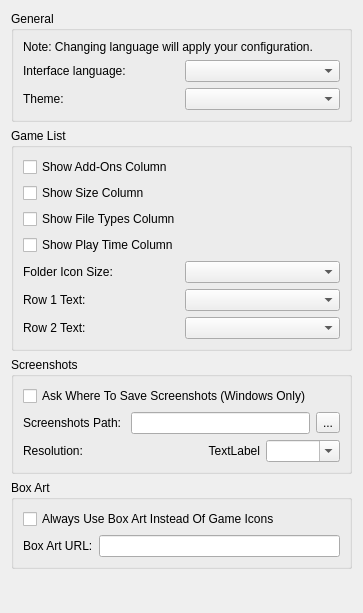
<?xml version="1.0" encoding="UTF-8"?>
<ui version="4.0">
 <class>ConfigureUi</class>
 <widget class="QWidget" name="ConfigureUi">
  <property name="geometry">
   <rect>
    <x>0</x>
    <y>0</y>
    <width>363</width>
    <height>613</height>
   </rect>
  </property>
  <property name="windowTitle">
   <string>Form</string>
  </property>
  <property name="accessibleName">
   <string>UI</string>
  </property>
  <layout class="QVBoxLayout" name="verticalLayout">
   <item>
    <widget class="QGroupBox" name="general_groupBox">
     <property name="title">
      <string>General</string>
     </property>
     <layout class="QHBoxLayout" name="horizontalLayout">
      <item>
       <layout class="QVBoxLayout" name="verticalLayout_2">
        <item>
         <widget class="QLabel" name="label_change_language_info">
          <property name="text">
           <string>Note: Changing language will apply your configuration.</string>
          </property>
          <property name="wordWrap">
           <bool>true</bool>
          </property>
         </widget>
        </item>
        <item>
         <layout class="QHBoxLayout" name="horizontalLayout_2">
          <item>
           <widget class="QLabel" name="language_label">
            <property name="text">
             <string>Interface language:</string>
            </property>
           </widget>
          </item>
          <item>
           <widget class="QComboBox" name="language_combobox"/>
          </item>
         </layout>
        </item>
        <item>
         <layout class="QHBoxLayout" name="horizontalLayout_3">
          <item>
           <widget class="QLabel" name="theme_label">
            <property name="text">
             <string>Theme:</string>
            </property>
           </widget>
          </item>
          <item>
           <widget class="QComboBox" name="theme_combobox"/>
          </item>
         </layout>
        </item>
       </layout>
      </item>
     </layout>
    </widget>
   </item>
   <item>
    <widget class="QGroupBox" name="GameListGroupBox">
     <property name="title">
      <string>Game List</string>
     </property>
     <layout class="QHBoxLayout" name="GameListHorizontalLayout">
      <item>
       <layout class="QVBoxLayout" name="GeneralVerticalLayout">
        <item>
         <widget class="QCheckBox" name="show_add_ons">
          <property name="text">
           <string>Show Add-Ons Column</string>
          </property>
         </widget>
        </item>
        <item>
         <widget class="QCheckBox" name="show_size">
          <property name="text">
           <string>Show Size Column</string>
          </property>
         </widget>
        </item>
        <item>
         <widget class="QCheckBox" name="show_types">
          <property name="text">
           <string>Show File Types Column</string>
          </property>
         </widget>
        </item>
        <item>
         <widget class="QCheckBox" name="show_play_time">
          <property name="text">
           <string>Show Play Time Column</string>
          </property>
         </widget>
        </item>
        <item>
         <layout class="QHBoxLayout" name="folder_icon_size_qhbox_layout_2">
          <item>
           <widget class="QLabel" name="folder_icon_size_label">
            <property name="text">
             <string>Folder Icon Size:</string>
            </property>
           </widget>
          </item>
          <item>
           <widget class="QComboBox" name="folder_icon_size_combobox"/>
          </item>
         </layout>
        </item>
        <item>
         <layout class="QHBoxLayout" name="row_1_qhbox_layout">
          <item>
           <widget class="QLabel" name="row_1_label">
            <property name="text">
             <string>Row 1 Text:</string>
            </property>
           </widget>
          </item>
          <item>
           <widget class="QComboBox" name="row_1_text_combobox"/>
          </item>
         </layout>
        </item>
        <item>
         <layout class="QHBoxLayout" name="row_2_qhbox_layout">
          <item>
           <widget class="QLabel" name="row_2_label">
            <property name="text">
             <string>Row 2 Text:</string>
            </property>
           </widget>
          </item>
          <item>
           <widget class="QComboBox" name="row_2_text_combobox"/>
          </item>
         </layout>
        </item>
       </layout>
      </item>
     </layout>
    </widget>
   </item>
   <item>
    <widget class="QGroupBox" name="screenshots_GroupBox">
     <property name="title">
      <string>Screenshots</string>
     </property>
     <layout class="QVBoxLayout" name="verticalLayout_4">
      <item>
       <layout class="QVBoxLayout" name="verticalLayout_3">
        <item>
         <widget class="QCheckBox" name="enable_screenshot_save_as">
          <property name="text">
           <string>Ask Where To Save Screenshots (Windows Only)</string>
          </property>
         </widget>
        </item>
        <item>
         <layout class="QHBoxLayout" name="horizontalLayout_4">
          <item>
           <widget class="QLabel" name="label">
            <property name="text">
             <string>Screenshots Path: </string>
            </property>
           </widget>
          </item>
          <item>
           <widget class="QLineEdit" name="screenshot_path_edit"/>
          </item>
          <item>
           <widget class="QToolButton" name="screenshot_path_button">
            <property name="text">
             <string>...</string>
            </property>
           </widget>
          </item>
         </layout>
        </item>
        <item>
         <layout class="QGridLayout" name="gridLayout">
          <property name="spacing">
           <number>6</number>
          </property>
          <item row="0" column="1">
           <layout class="QHBoxLayout" name="horizontalLayout_5">
            <item>
             <widget class="QLabel" name="screenshot_width">
              <property name="text">
               <string>TextLabel</string>
              </property>
              <property name="alignment">
               <set>Qt::AlignmentFlag::AlignRight|Qt::AlignmentFlag::AlignTrailing|Qt::AlignmentFlag::AlignVCenter</set>
              </property>
             </widget>
            </item>
            <item>
             <widget class="QComboBox" name="screenshot_height">
              <property name="editable">
               <bool>true</bool>
              </property>
             </widget>
            </item>
           </layout>
          </item>
          <item row="0" column="0">
           <widget class="QLabel" name="label_3">
            <property name="text">
             <string>Resolution:</string>
            </property>
           </widget>
          </item>
         </layout>
        </item>
       </layout>
      </item>
     </layout>
    </widget>
   </item>
   <item>
    <widget class="QGroupBox" name="boxart_GroupBox">
     <property name="title">
      <string>Box Art</string>
     </property>
     <layout class="QVBoxLayout" name="boxartVerticalLayout">
      <item>
       <widget class="QCheckBox" name="use_boxart">
        <property name="text">
         <string>Always Use Box Art Instead Of Game Icons</string>
        </property>
        <property name="toolTip">
         <string>Games with their own icon will show their box art too, once it has been downloaded.</string>
        </property>
       </widget>
      </item>
      <item>
       <layout class="QHBoxLayout" name="boxartHorizontalLayout">
        <item>
         <widget class="QLabel" name="boxart_url_label">
          <property name="text">
           <string>Box Art URL:</string>
          </property>
          <property name="toolTip">
           <string>Where box art is downloaded from. It is used before Eden's repository.</string>
          </property>
         </widget>
        </item>
        <item>
         <widget class="QLineEdit" name="boxart_url_edit"/>
        </item>
       </layout>
      </item>
     </layout>
    </widget>
   </item>
   <item>
    <spacer name="verticalSpacer">
     <property name="orientation">
      <enum>Qt::Orientation::Vertical</enum>
     </property>
     <property name="sizeHint" stdset="0">
      <size>
       <width>20</width>
       <height>40</height>
      </size>
     </property>
    </spacer>
   </item>
  </layout>
 </widget>
 <resources/>
 <connections/>
</ui>
